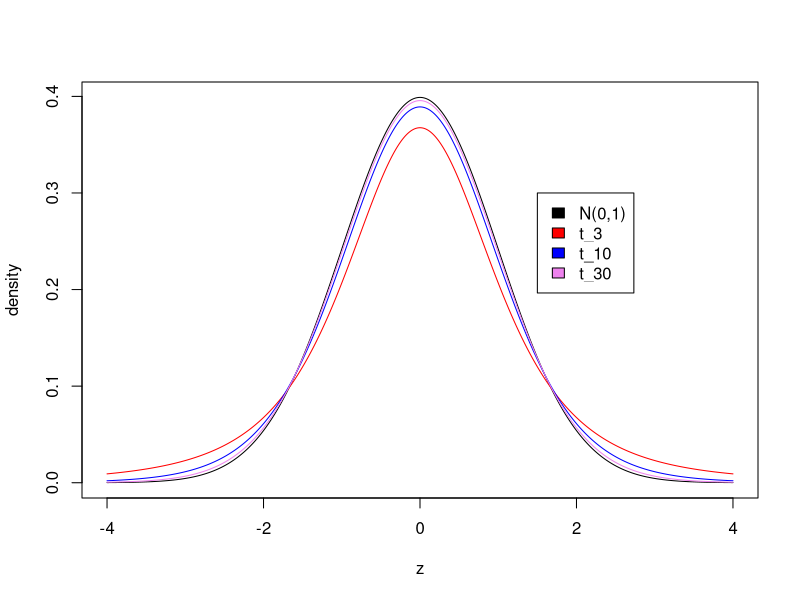
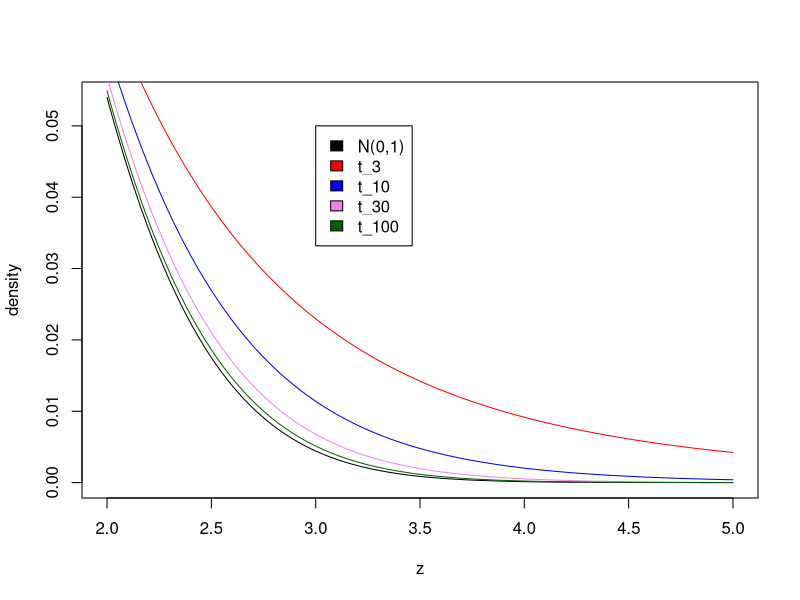
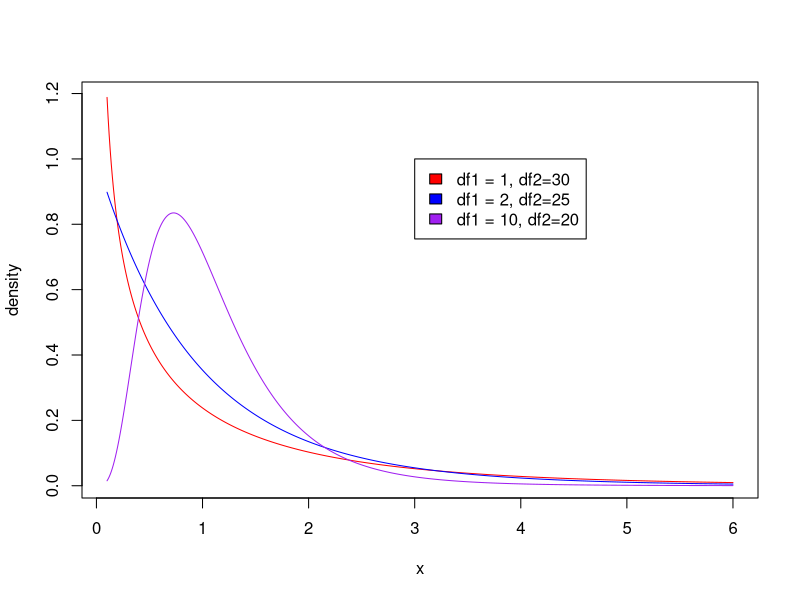
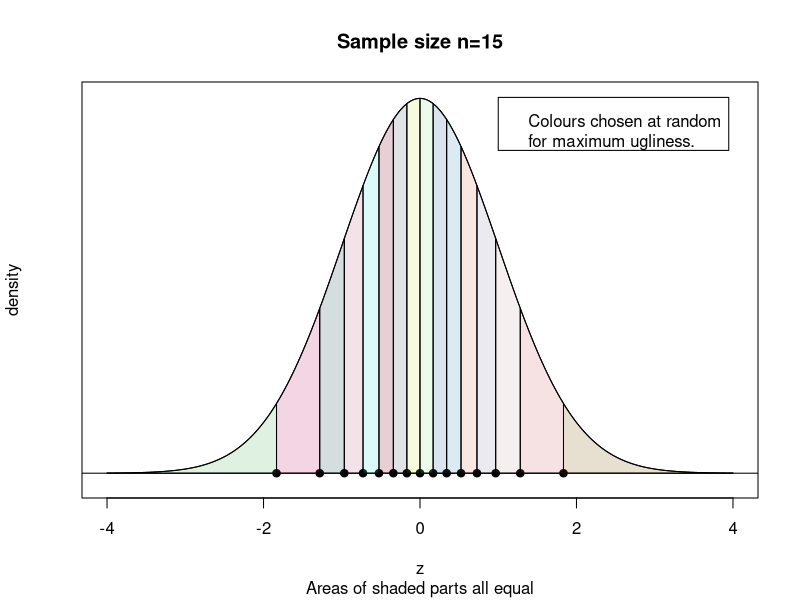
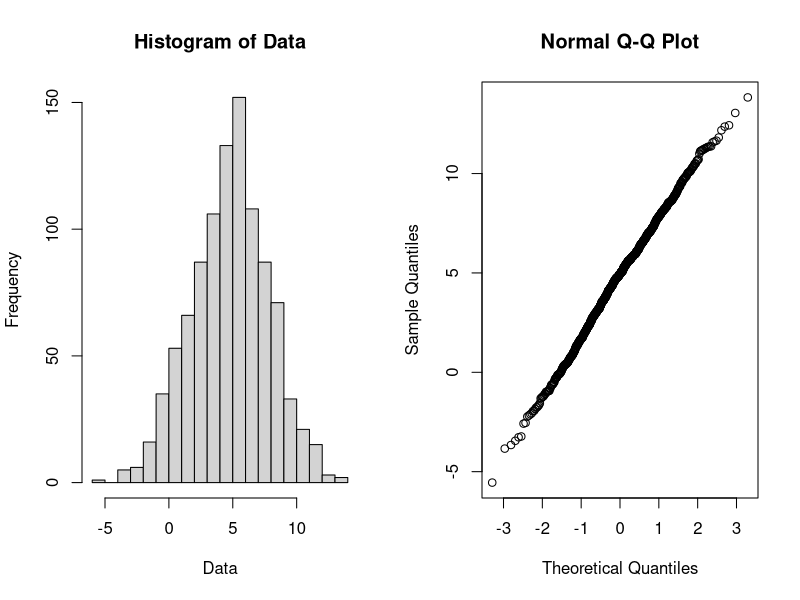
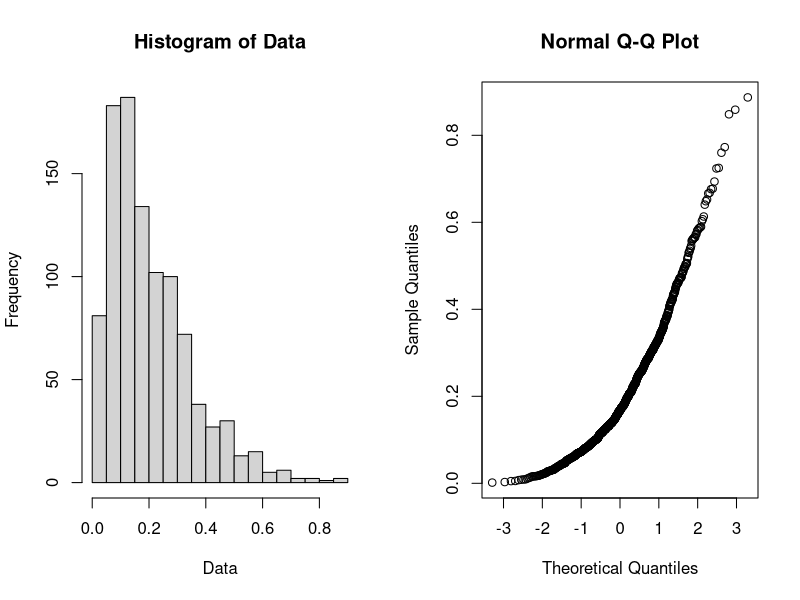
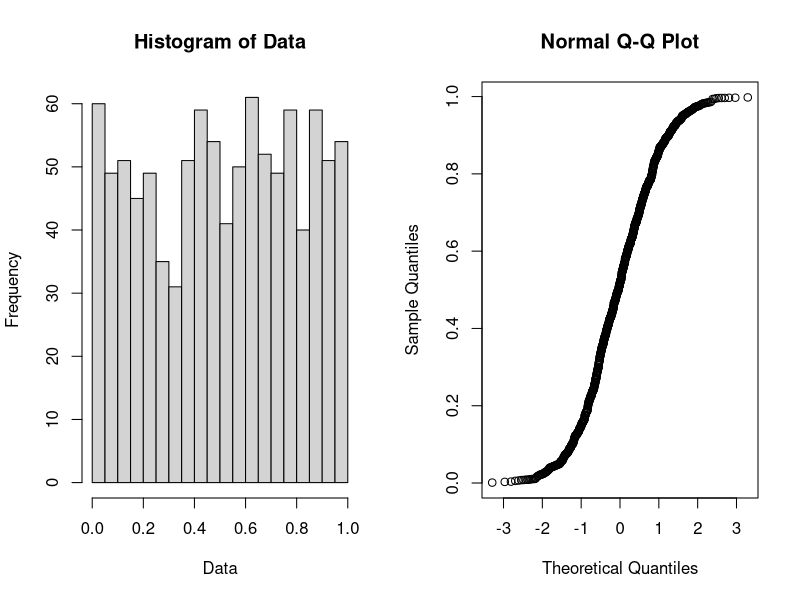
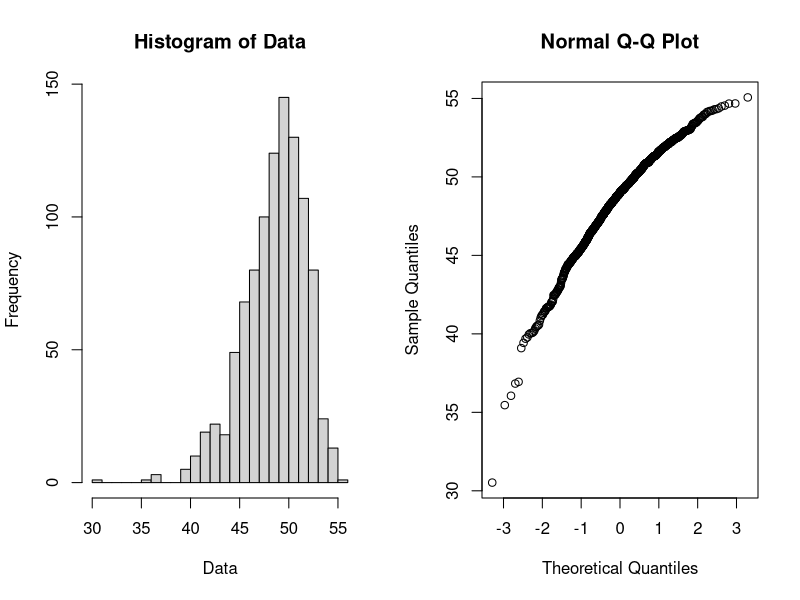

These charts were generated, in order, by the following R code:
## ---- chunk 1
knitr::opts_chunk$set(echo = FALSE, warning=FALSE, message=FALSE,
                      dev = 'pdf')
options(tibble.width=70)
## ---- chunk 2
z <- -400:400/100
plot(z, dnorm(z), xlab="z", ylab="density", type="l", cex=1.5)
lines(z, dt(z, 3), col="red")
lines(z, dt(z, 10), col="blue")
lines(z, dt(z, 30), col="violet")
legend(1.5, 0.3, legend = c("N(0,1)", "t_3", "t_10", "t_30"), fill = c("black", "red", "blue", "violet"))
## ---- chunk 3
z <- 200:500/100
plot(z, dnorm(z), xlab="z", ylab="density", type="l")
lines(z, dt(z, 3), col="red")
lines(z, dt(z, 10), col="blue")
lines(z, dt(z, 30), col="violet")
lines(z, dt(z, 100), col="darkgreen")
legend(3, 0.05, legend = c("N(0,1)", "t_3", "t_10", "t_30", "t_100"), fill = c("black", "red", "blue", "violet", "darkgreen"))
## ---- chunk 4
z <- seq(0.1, 6, by=0.01)
plot(z, df(z, 1, 30), type="l", col="red", xlab="x", ylab="density")
lines(z, df(z, 2, 25), col="blue")
lines(z, df(z, 10, 20), col="purple")
legend(3, 1, legend = c("df1 = 1, df2=30", "df1 = 2, df2=25", "df1 = 10, df2=20"),
       fill=c("red", "blue", "purple"))
## ---- chunk 5
z <- seq(-4, 4, by=0.01)
n <- 15
x <- qnorm(ppoints(n))
plot(z, dnorm(z), xlab="z", ylab="density", type="l", ylim=c(-0.01, 0.4), yaxt="n", main=paste0("Sample size n=", n), sub = "Areas of shaded parts all equal")
points(x, rep(0,n), pch=19)
abline(h=0)
for(i in 1:(n-1)) {
  polygon(c(x[i], x[i], z[z >= x[i] & z <= x[i+1]], x[i+1], x[i+1]),
  c(0, dnorm(x[i]), dnorm(z[z >= x[i] & z <= x[i+1]]), dnorm(x[i+1]), 0), col=rgb(runif(1), runif(1), runif(1), alpha=runif(1, 0.1, 0.2)))
}
polygon(c(z[1], z[1], z[z <= x[1]], x[1], x[1]),
       c(0, dnorm(z[1]), dnorm(z[z <= x[1]]), dnorm(x[1]), 0),
       col=rgb(runif(1), runif(1), runif(1), alpha=runif(1, 0.1, 0.2)))
polygon(c(max(x), max(x), z[z >= max(x)], max(z), max(z)),
       c(0, dnorm(max(x)), dnorm(z[z >= max(x)]), dnorm(max(z)), 0),
       col=rgb(runif(1), runif(1), runif(1), alpha=runif(1, 0.1, 0.2)))
legend(1, 0.4, "Colours chosen at random\nfor maximum ugliness.")
## ---- chunk 6
n <- 1000
Data <- rnorm(n, 5, 3)
layout(matrix(1:2, nrow = 1))
hist(Data, n=20)
qqnorm(Data)
## ---- chunk 7
Data <- rgamma(n, 2, 10)
layout(matrix(1:2, nrow = 1))
hist(Data, n=20)
qqnorm(Data)
## ---- chunk 8
Data <- runif(n, 0, 1)
layout(matrix(1:2, nrow = 1))
hist(Data, n=20)
qqnorm(Data)
## ---- chunk 9
Data <- rweibull(n, 20, 50)
layout(matrix(1:2, nrow = 1))
hist(Data, n=20)
qqnorm(Data)
## ---- chunk 10
Data <- rt(n, 3)
layout(matrix(1:2, nrow = 1))
hist(Data, n=20)
qqnorm(Data)
## ---- chunk 11
n <- 50
Data <- rnorm(n, 5,3)
layout(matrix(1:2, nrow = 1))
hist(Data)
qqnorm(Data)
## ---- chunk 12
Data <- rgamma(n, 2, 10)
layout(matrix(1:2, nrow = 1))
hist(Data)
qqnorm(Data)
## ---- chunk 13
Data <- runif(n, 0, 1)
layout(matrix(1:2, nrow = 1))
hist(Data)
qqnorm(Data)
